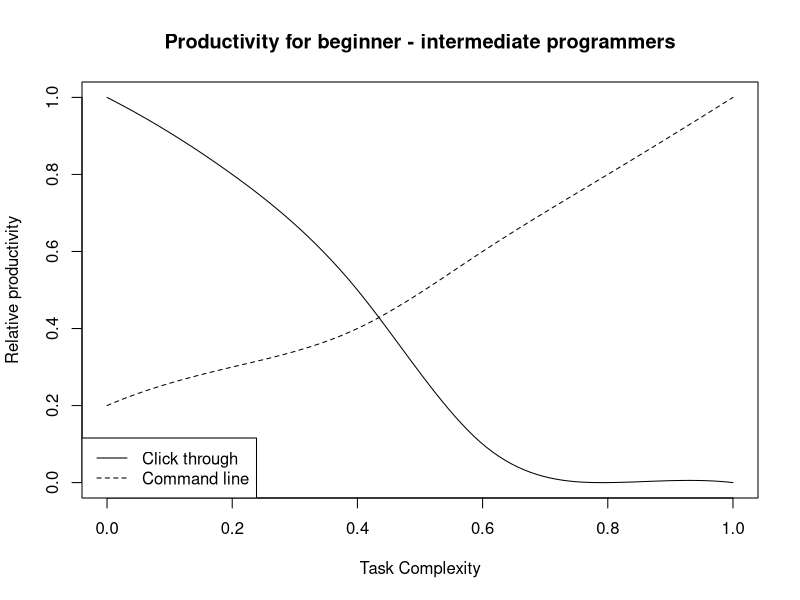

R code for this plot:
# How productive can you be from the command line?

ygui = c(1, 0.8, 0.5, 0.1, 0, 0)
ycmd = c(0.2, 0.3, 0.4, 0.6, 0.8, 1)
x = seq(0, 1, along.with = ygui)
splinex = function(y) spline(x, y, n = 100)
plot(splinex(ygui)
     , type = "l"
     , main = "Productivity for beginner - intermediate programmers"
     , ylim = c(0, 1)
     #, yaxt = "n"
     , xlab = "Task Complexity"
     , ylab = "Relative productivity"
     )
lines(splinex(ycmd), lty = 2)
legend("bottomleft", c("Click through", "Command line"), lty = 1:2)
